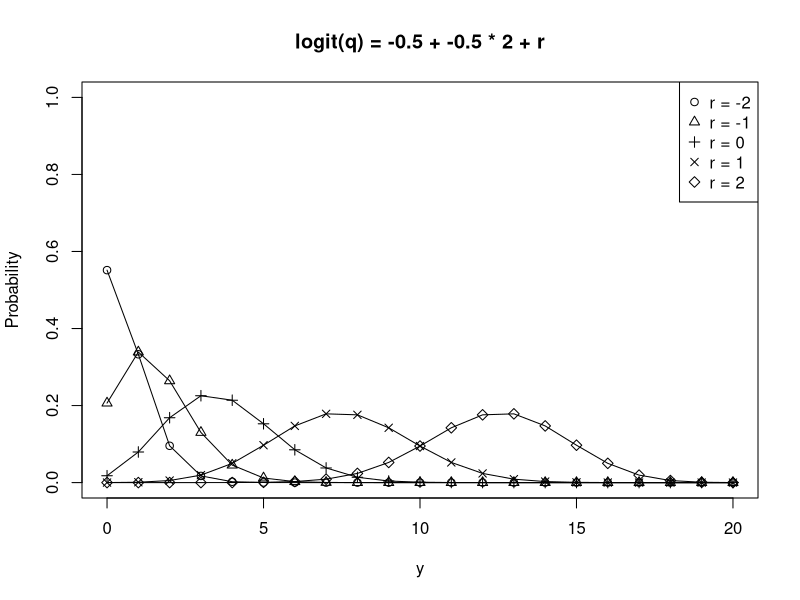
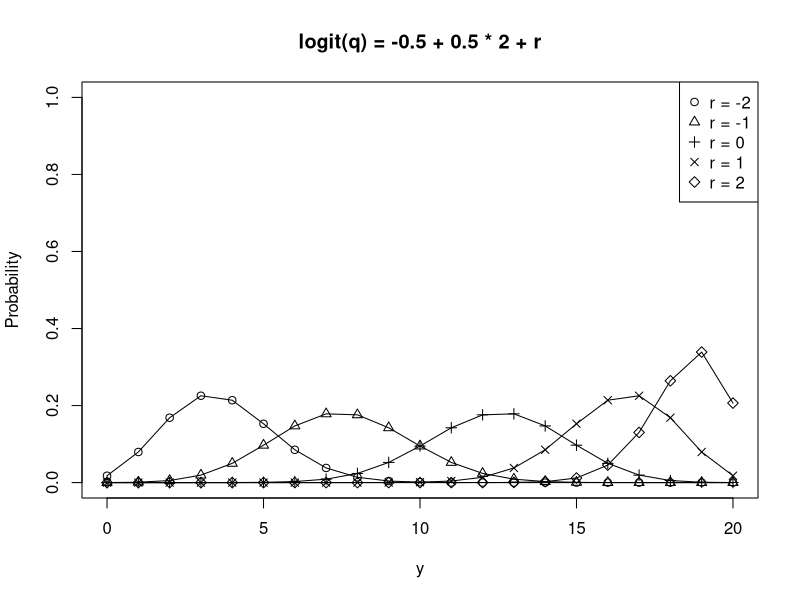
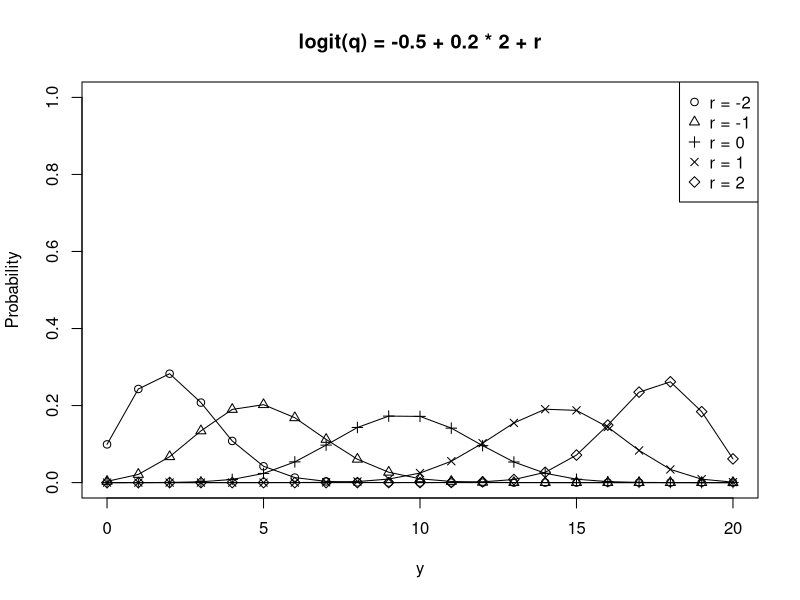
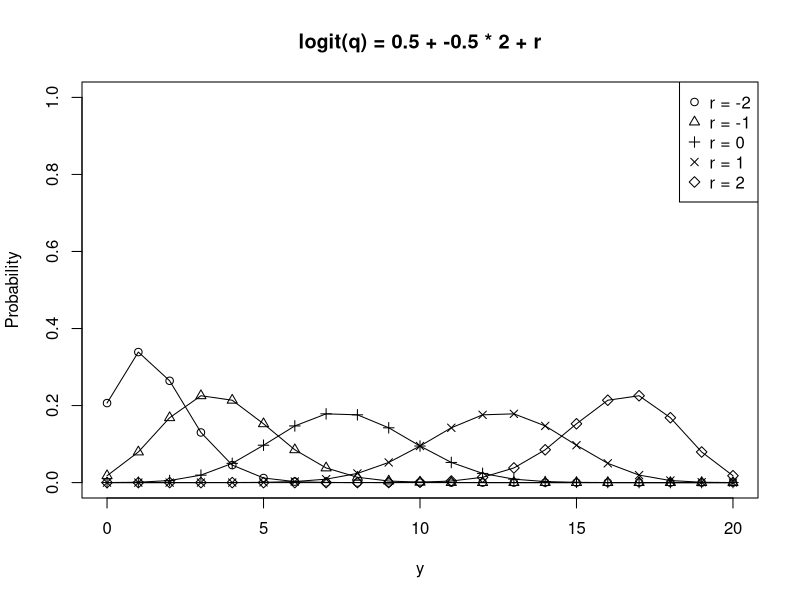
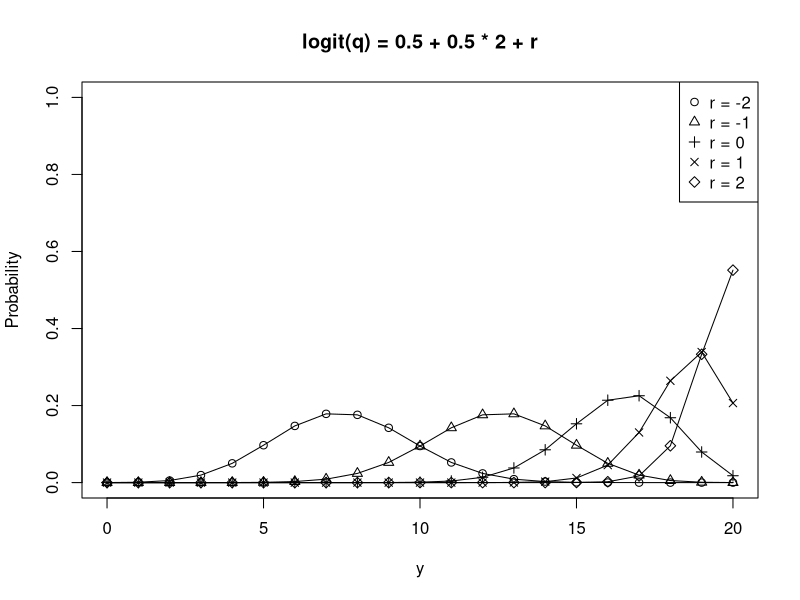
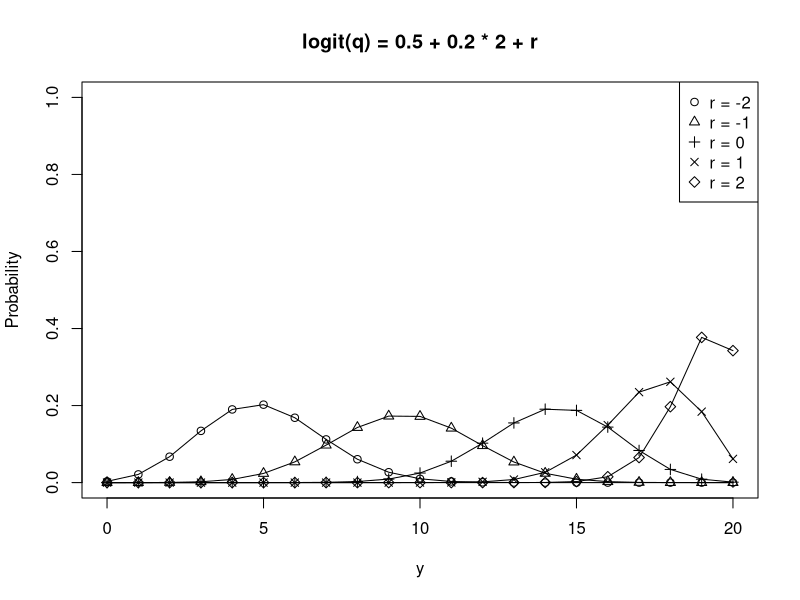
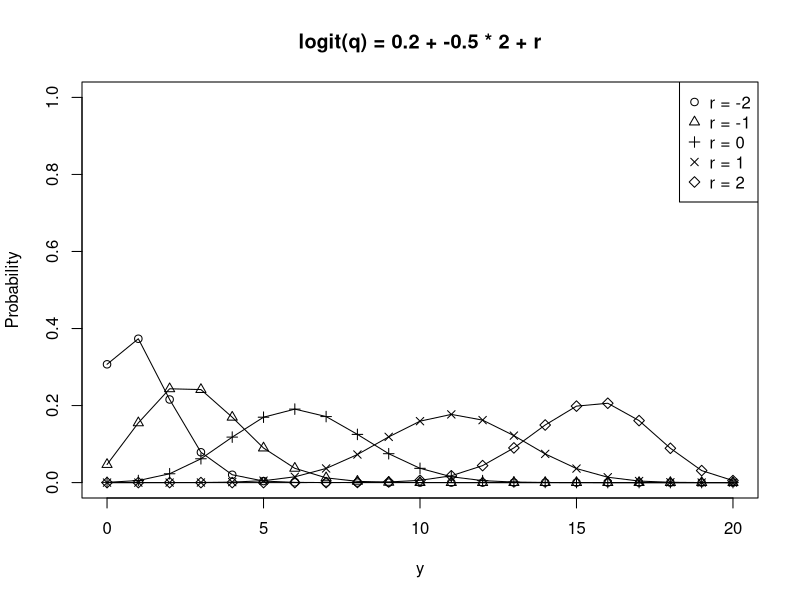
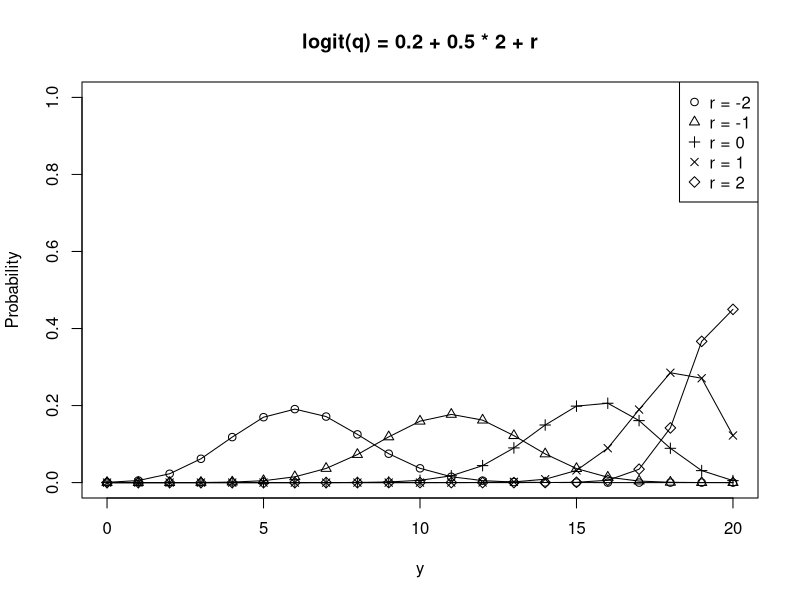

Source code (R) for these figures, in order:
N <- 20

linkFunction <- function(b1, b2) {
  function(x, r) {
    1 / (1 + exp(-b1 - b2 * x - r))
  }
}

distribution <- function(x, r, linkFunction) {
  l <- match.fun(linkFunction)
  function(y) {
    dbinom(y, N, l(x, r))
  }
}

rs <- -2:2
ys <- 0:N
pchs <- 1:5
xl <- "y"
yl <- "Probability"
legends <- paste0("r = ", rs)
for (b1 in c(-0.5, 0.5, by = 0.2)) {
  for (b2 in c(-0.5, 0.5, by = 0.2)) {
    l <- linkFunction(b1, b2)
    title <- paste0("logit(q) = ", b1, " + ",b2," * 2"," + r")
    plot(0, 0, type = "n", xlim = c(0, N), ylim = c(0.0, 1.0), main = title, xlab = xl, ylab = yl)
    for (i in 1:5) {
      d <- distribution(2, rs[i], l)
      lines(ys, d(ys), type = "l")
      points(ys, d(ys), pch = pchs[i])
    }
    legend("topright", legend = legends, pch = pchs)
  }
}
